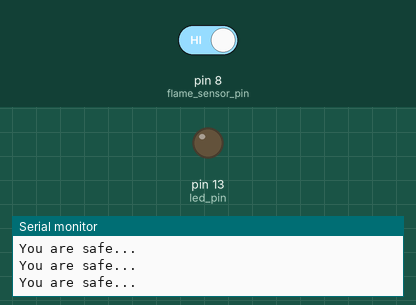
Recording of a sketch running on a simulated Arduino Uno, built with avr-gcc and run on an emulated ATmega328P. Parts: output pins drawn as LEDs (lit = HIGH), the last lines printed to the serial monitor. Inputs (shaded band) come from the test bench; at power-on: pin 8 (flame_sensor_pin) HIGH.

Above: at 1.2 s.
1.3 s: pin 8 (flame_sensor_pin) driven LOW
At 1.6 s:
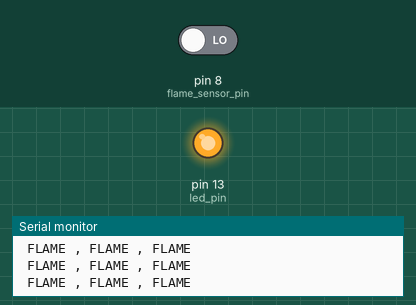
2.8 s: pin 8 (flame_sensor_pin) driven HIGH
At 4.0 s:
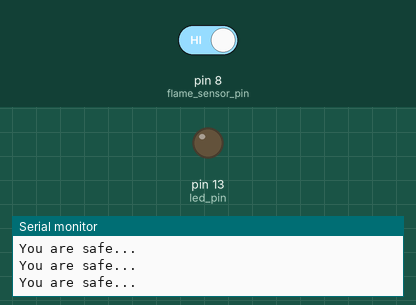
Timing chart, 0 to 5.8 s (numbered marks = the images above; inputs shaded):
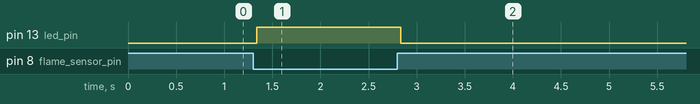

Measured:
- after the input at 1.3 s, pin 13 (led_pin): LOW → HIGH at once
- after the input at 2.8 s, pin 13 (led_pin): HIGH → LOW at once

The sketch:

Flame_sensor.ino
```cpp
int led_pin = 13 ;
int flame_sensor_pin = 8;
int flame_pin = HIGH;

void setup()
{
  pinMode(led_pin, OUTPUT);
  pinMode(flame_sensor_pin,INPUT);
  Serial.begin(9600);
}

void loop()
{
  flame_pin = digitalRead(flame_sensor_pin);
  if(flame_pin == LOW)
  {
    Serial.println(" FLAME , FLAME , FLAME ");
    digitalWrite(led_pin, HIGH);
  }
  else
  {
    Serial.println("You are safe...");
    digitalWrite(led_pin, LOW);
  }

}
```
